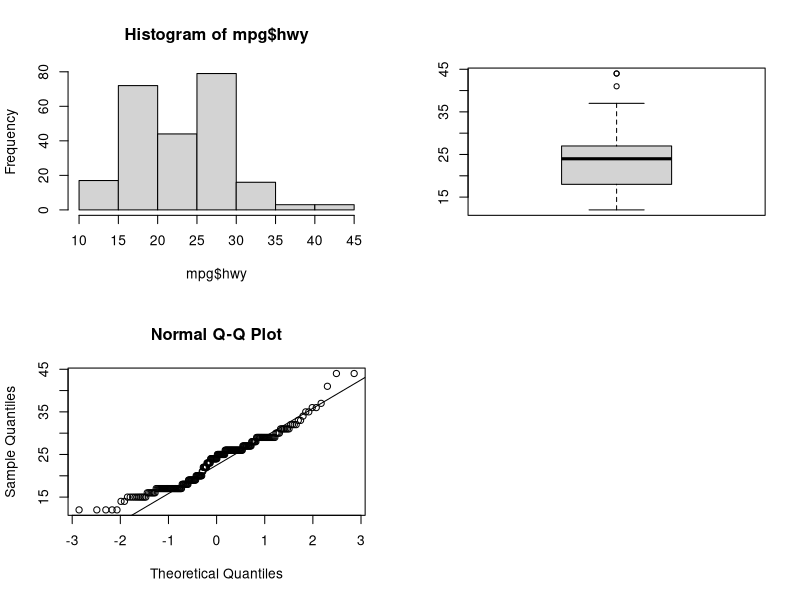
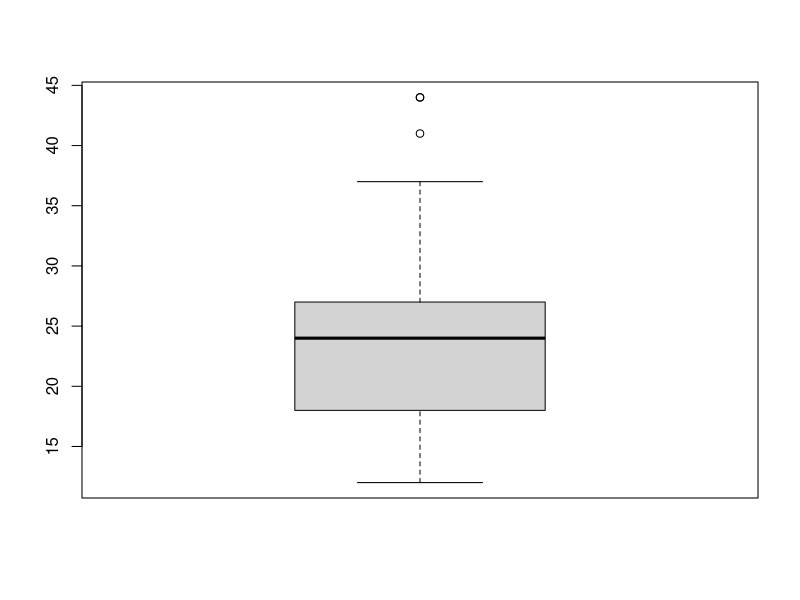
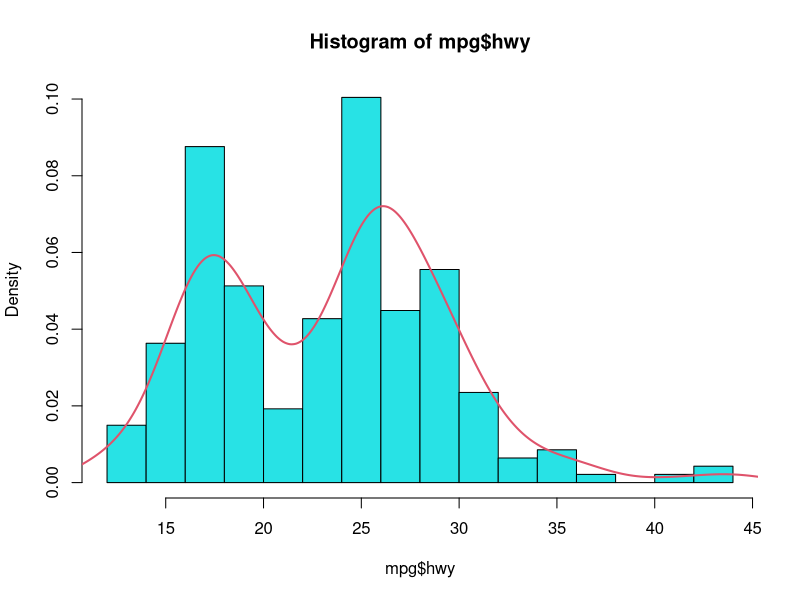
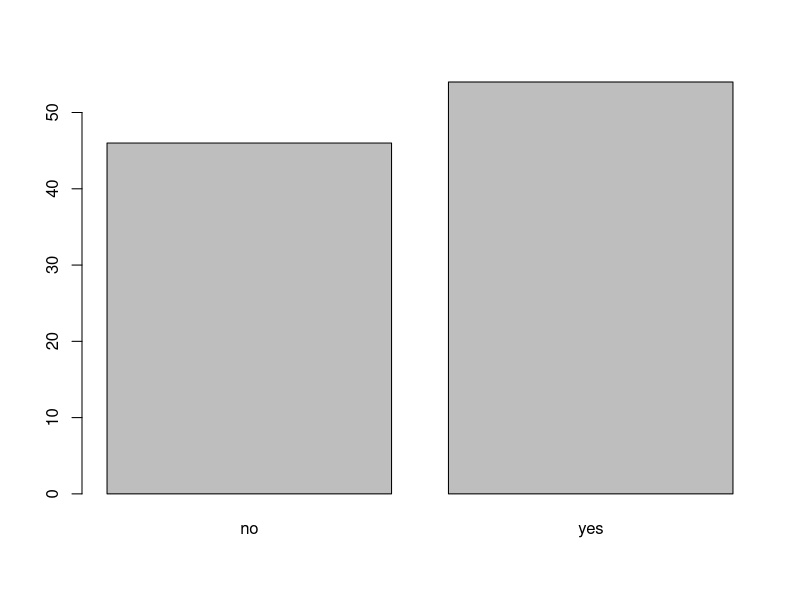
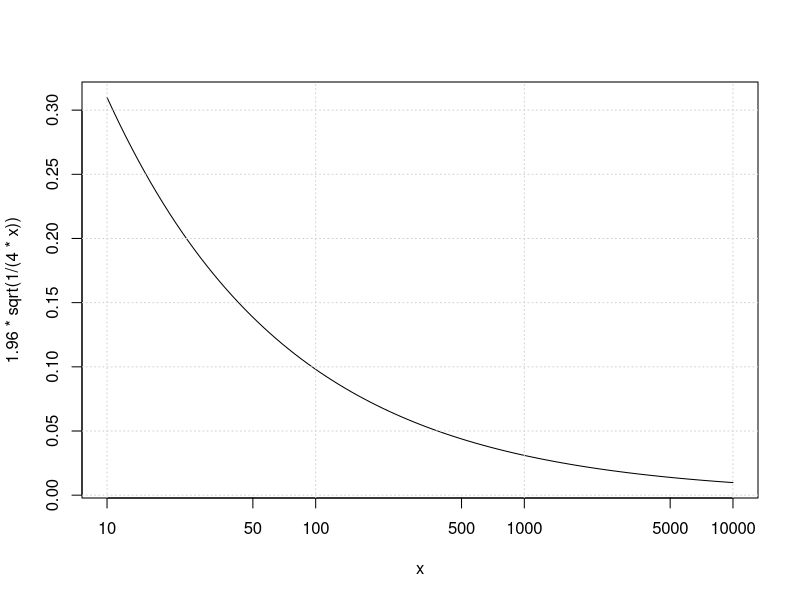
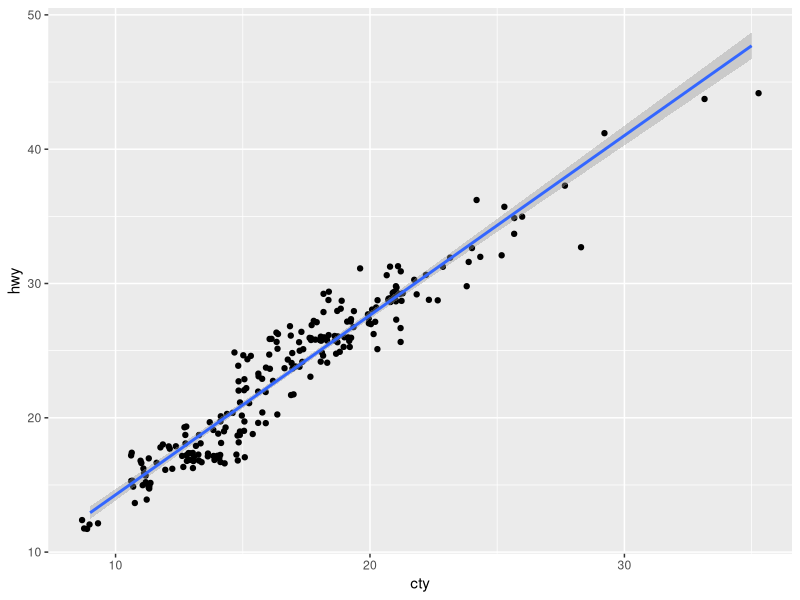

The R script that drew these images, in order:
# 7.1
library(ggplot2)
library(dplyr)

mpg <- tbl_df(mpg)
mpg

# 7.2
glimpse(mpg)
head(mpg)
summary(mpg)

# 7.3
summary(mpg$hwy)
mean(mpg$hwy)
median(mpg$hwy)
range(mpg$hwy)
quantile(mpg$hwy)

opar <- par(mfrow=c(2,2))
hist(mpg$hwy)
boxplot(mpg$hwy)
qqnorm(mpg$hwy)
qqline(mpg$hwy)
par(opar)

# 7.3.1
hwy <- mpg$hwy
n <- length(hwy)
mu0 <- 22.9
t.test(hwy, mu=mu0, alternative = "greater")
t.test(hwy) # 95% confidence range
?t.test
t.test(hwy, conf.level = .99)
t.test(hwy, conf.level = .90)

# check outlier
boxplot(mpg$hwy)

# histogram에서 40이상이 outlier임
hist(mpg$hwy, breaks=20, probability=TRUE, col=21)
lines(density(mpg$hwy), col=2, lwd=2)

# which로 해당하는 인덱스를 추출, 총 결과 길이를 출력
length(which(mpg$hwy >= 40))

# 7.3.2
c(mean(hwy), sd(hwy))
c(median(hwy), mad(hwy))

# 7.4
set.seed(1606)
n <- 100
p <- 0.5
x <- rbinom(n, 1, p)
x <- factor(x, levels = c(0,1), labels = c("no", "yes"))
x
table(x)
prop.table(table(x))
barplot(table(x))
binom.test(x=length(x[x=='yes']), n = length(x), p = 0.5, alternative = "two.sided")

# 7.4.1
binom.test(x=5400, n = 10000)

n <- c(100, 1000, 2000, 10000, 1e6)
data.frame(n=n, moe=round(1.96 * sqrt(1/(4 * n)), 4))
curve(1.96 * sqrt(1/(4 * x)), 10, 10000, log='x')
grid()

# 7.6
ggplot(mpg, aes(cty, hwy)) + 
  geom_jitter() + 
  geom_smooth(method="lm")

cor(mpg$cty, mpg$hwy)
with(mpg, cor(cty, hwy))
with(mpg, cor(cty, hwy, method = "kendall"))
with(mpg, cor(cty, hwy, method = "spearman"))

(hwy_lm <- lm(hwy ~ cty, data=mpg))
summary(hwy_lm)
